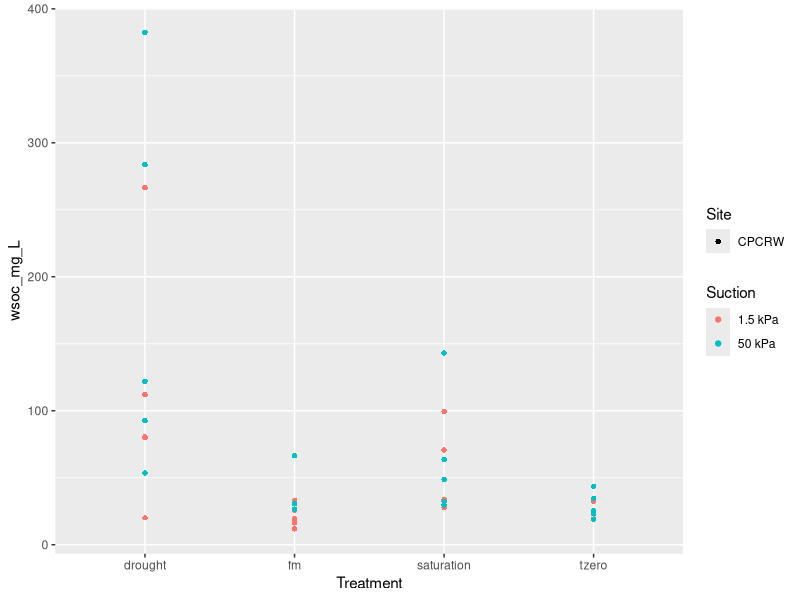

Write R code to recreate this figure.
# TIDYVERSE
# 25-June-2020
# KFP

## R works best with TIDY data. 
##    i.e. each variable in a separate, unique column, 
##    and each sample in a row

library(tidyverse)
# this loads the following packages:
#   ggplot2
#   tibble
#   tidyr
#   readr
#   dplyr
#   purr
#   stringr
#   forcats

# TIDYing the porewater DOC data ------------------------------------------
data = read.csv("data/3soils_wsoc_pore.csv")

# use skimr to explore the dataset
skimr::skim(data)

names(data)

# 1. rename columns
# NEWFILE = rename(SOURCEFILE, "NEWCOLUMNNAME" = "OLDCOLUMNNAME")
data2 = rename(data, "pore_size" = "Pore.Size.Domain")
data2 = rename(data2, "wsoc_mg_L" = "Water.Soluble.Organic.Carbon..mg.L.")

## you can also combine multiple renames
data2b = rename(data, "pore_size" = "Pore.Size.Domain", 
                "wsoc_mg_L" = "Water.Soluble.Organic.Carbon..mg.L.")

# 2. subset: select columns
data3 = dplyr::select(data2, Site, CoreNo, CoreID, Treatment, Suction, pore_size, wsoc_mg_L)

  # or you can deselect columns
data3b = dplyr::select(data2, -FTICR_ID, -`FT.ICRvol_ml`, -SampleID)

# 3. subset: filter rows
## for categorical variables, use == and ""
data4 = filter(data3, Site=="CPCRW")

## for numeric variables, use == and no ""
# which samples had wsoc 27 mg/L exact?
data4b_27only = filter(data3, wsoc_mg_L == 27)
# which samples had wsoc > 27 mg/L?
data4b_greater27 = filter(data3, wsoc_mg_L > 27)


# 4. recode levels
data5 = data4
data5$Treatment = recode(data5$Treatment, 
                         `Drought Incubation` = "drought",
                         `Field Moisture Incubation` = "fm",
                         `Time Zero Saturation` = "tzero",
                         `Saturation Incubation` = "saturation")

## or use mutate
data5b = mutate(data4, Treatment = recode(Treatment, 
                                          `Drought Incubation` = "drought",
                                          `Field Moisture Incubation` = "fm",
                                          `Time Zero Saturation` = "tzero",
                                          `Saturation Incubation` = "saturation"))

### stopped here 25-Jun-2020

ggplot(data5, aes(x = Treatment, y = wsoc_mg_L, color = Suction, shape=Site))+ geom_point()

# use the %>% (pipe) to stack multiple functions
# shortcut: cmd+shift+m or ctrl+shift+m
# CECI N'EST PAS UN PIPE!

data_clean = 
  data %>% 
  rename("pore_size" = "Pore.Size.Domain",
         "wsoc_mg_L" = "Water.Soluble.Organic.Carbon..mg.L.") %>% 
  dplyr::select(Site, CoreNo, CoreID, Treatment, Suction, pore_size, wsoc_mg_L) %>% 
  filter(Site=="CPCRW") %>% 
  mutate(Treatment = recode(Treatment, `Drought Incubation` = "drought",
                                   `Field Moisture Incubation` = "fm",
                                   `Time Zero Saturation` = "tzero",
                                   `Saturation Incubation` = "saturation"))


## Aug-6-2020
## rproj git demo